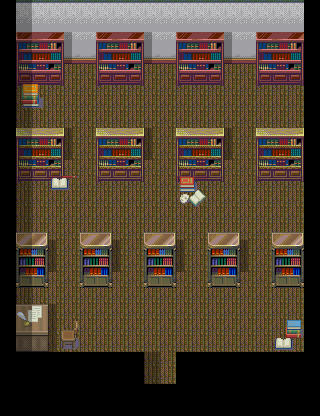

This is a level from a 2D game, rendered from its Tiled map with the project's own tilesets. A one-line summary and the map file follow, with tile-layer data summarised:
An orthogonal 20x26 tile map with 16x16 px tiles, 7 tile layers (Base, MonoShita, MonoChu, dropbook, ...), 4 tilesets and 40 objects.

<map version="1.0" orientation="orthogonal" renderorder="right-down" width="20" height="26" tilewidth="16" tileheight="16" backgroundcolor="#000000" nextobjectid="61">
 <tileset firstgid="1" name="situnai" tilewidth="16" tileheight="16" tilecount="1860" columns="60">
  <image source="situnai.png" trans="007575" width="960" height="511" />
 </tileset>
 <tileset firstgid="1861" name="hondana" tilewidth="16" tileheight="16" tilecount="90" columns="10">
  <image source="hondana.png" trans="007575" width="160" height="144" />
 </tileset>
 <tileset firstgid="1951" name="set-mansion-in" tilewidth="16" tileheight="16" tilecount="9900" columns="90">
  <image source="set-mansion-in.png" trans="ffffff" width="1440" height="1760" />
 </tileset>
 <tileset firstgid="11851" name="ST-Sewer-01.png" tilewidth="16" tileheight="16" tilecount="1504" columns="16">
  <image source="ST-Sewer-01.png" width="256" height="1504" />
 </tileset>
 <layer name="Base" width="20" height="26">
  <properties>
   <property name="cc_vertexz" value="-13" />
  </properties>
  <data>[520 cells, 400 non-empty, 4 distinct tile ids]</data>
 </layer>
 <layer name="MonoShita" width="20" height="26">
  <properties>
   <property name="cc_vertexz" value="-12" />
  </properties>
  <data>[520 cells, 8 non-empty, 8 distinct tile ids]</data>
 </layer>
 <layer name="MonoChu" width="20" height="26">
  <properties>
   <property name="cc_vertexz" value="-11" />
  </properties>
  <data>[520 cells, 92 non-empty, 22 distinct tile ids]</data>
 </layer>
 <layer name="dropbook" width="20" height="26">
  <properties>
   <property name="cc_vertexz" value="-11" />
  </properties>
  <data>[520 cells, 14 non-empty, 12 distinct tile ids]</data>
 </layer>
 <objectgroup name="collision">
  <object id="1" x="304" y="0" width="16" height="368" />
  <object id="2" x="176" y="352" width="128" height="64" />
  <object id="3" x="16" y="352" width="128" height="64" />
  <object id="4" x="0" y="0" width="16" height="384" />
  <object id="5" x="16" y="304" width="32" height="48" />
  <object id="10" x="16" y="240" width="32" height="48" />
  <object id="11" x="80" y="240" width="32" height="48" />
  <object id="12" x="144" y="240" width="32" height="48" />
  <object id="13" x="208" y="240" width="32" height="48" />
  <object id="14" x="272" y="240" width="32" height="48" />
  <object id="15" x="16" y="144" width="48" height="32" />
  <object id="16" x="96" y="144" width="48" height="32" />
  <object id="17" x="176" y="144" width="48" height="32" />
  <object id="18" x="256" y="144" width="48" height="32" />
  <object id="19" x="256" y="48" width="48" height="32" />
  <object id="20" x="176" y="48" width="48" height="32" />
  <object id="21" x="96" y="48" width="48" height="32" />
  <object id="22" x="16" y="48" width="48" height="32" />
  <object id="23" x="16" y="48" width="288" height="16" />
  <object id="24" x="48" y="176" width="16" height="16" />
  <object id="28" x="16" y="80" width="16" height="32" />
  <object id="29" x="176" y="176" width="16" height="32" />
  <object id="31" x="192" y="176" width="16" height="32" />
  <object id="32" x="272" y="320" width="32" height="32" />
 </objectgroup>
 <layer name="CharaUe1" width="20" height="26">
  <data>[520 cells, 44 non-empty, 10 distinct tile ids]</data>
 </layer>
 <layer name="CharaUe2" width="20" height="26">
  <data>[520 cells, 2 non-empty, 2 distinct tile ids]</data>
 </layer>
 <objectgroup name="event">
  <properties>
   <property name="EventID" value="1234" />
  </properties>
  <object id="34" x="144" y="384" width="32" height="32">
   <properties>
    <property name="EventID" value="2" />
    <property name="trigger" value="1" />
   </properties>
  </object>
  <object id="37" x="16" y="160" width="32" height="16">
   <properties>
    <property name="EventID" value="3" />
    <property name="trigger" value="2" />
   </properties>
  </object>
  <object id="41" x="32" y="64" width="32" height="16">
   <properties>
    <property name="EventID" value="7" />
    <property name="trigger" value="2" />
   </properties>
  </object>
  <object id="44" x="96" y="64" width="48" height="16">
   <properties>
    <property name="EventID" value="8" />
    <property name="trigger" value="2" />
   </properties>
  </object>
  <object id="45" x="176" y="64" width="48" height="16">
   <properties>
    <property name="EventID" value="9" />
    <property name="trigger" value="2" />
   </properties>
  </object>
  <object id="47" x="96" y="160" width="48" height="16">
   <properties>
    <property name="EventID" value="10" />
    <property name="trigger" value="2" />
   </properties>
  </object>
  <object id="48" x="176" y="160" width="48" height="16">
   <properties>
    <property name="EventID" value="11" />
    <property name="trigger" value="2" />
   </properties>
  </object>
  <object id="49" x="256" y="160" width="48" height="16">
   <properties>
    <property name="EventID" value="12" />
    <property name="trigger" value="2" />
   </properties>
  </object>
  <object id="50" x="16" y="272" width="32" height="16">
   <properties>
    <property name="EventID" value="13" />
    <property name="trigger" value="2" />
   </properties>
  </object>
  <object id="51" x="80" y="272" width="32" height="16">
   <properties>
    <property name="EventID" value="14" />
    <property name="trigger" value="2" />
   </properties>
  </object>
  <object id="52" x="144" y="272" width="32" height="16">
   <properties>
    <property name="EventID" value="15" />
    <property name="trigger" value="2" />
   </properties>
  </object>
  <object id="53" x="208" y="272" width="32" height="16">
   <properties>
    <property name="EventID" value="16" />
    <property name="trigger" value="2" />
   </properties>
  </object>
  <object id="54" x="272" y="272" width="32" height="16">
   <properties>
    <property name="EventID" value="17" />
    <property name="trigger" value="2" />
   </properties>
  </object>
  <object id="56" x="16" y="-32" width="32" height="32">
   <properties>
    <property name="EventID" value="1" />
    <property name="trigger" value="0" />
   </properties>
  </object>
  <object id="57" x="272" y="48" width="32" height="32">
   <properties>
    <property name="EventID" value="6" />
    <property name="trigger" value="2" />
   </properties>
  </object>
  <object id="60" x="16" y="304" width="32" height="48">
   <properties>
    <property name="EventID" value="22" />
    <property name="trigger" value="2" />
   </properties>
  </object>
 </objectgroup>
 <layer name="shadow" width="20" height="26">
  <data>[520 cells, 47 non-empty, 3 distinct tile ids]</data>
 </layer>
</map>
